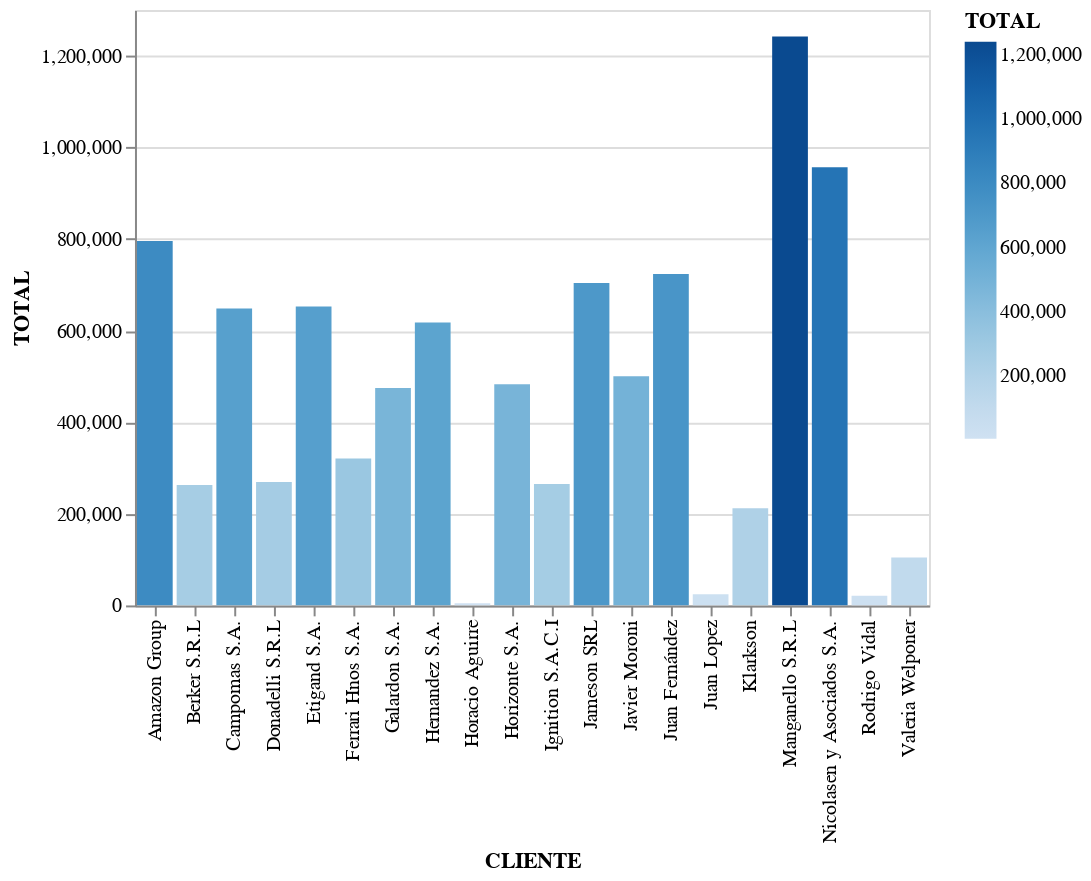

The notebook cell saved with this chart:
### Markdown cell above
#### Análisis de ventas por "CLIENTE"

### Code cell
alt.Chart(clientes_pesos).mark_bar().encode(
  x="CLIENTE",
  y="TOTAL",
  color="TOTAL",).interactive()

### Figure 1 — Vega-Lite specification as saved in the notebook (floating-point values rounded to 4 significant figures)
{"config": {"view": {"continuousWidth": 400, "continuousHeight": 300}}, "data": {"name": "data-ec333c89ac58ce791a6d849c65f75e3c"}, "mark": "bar", "encoding": {"color": {"type": "quantitative", "field": "TOTAL"}, "x": {"type": "nominal", "field": "CLIENTE"}, "y": {"type": "quantitative", "field": "TOTAL"}}, "selection": {"selector001": {"type": "interval", "bind": "scales", "encodings": ["x", "y"]}}, "$schema": "https://vega.github.io/schema/vega-lite/v4.8.1.json", "datasets": {"data-ec333c89ac58ce791a6d849c65f75e3c": [{"CLIENTE": "Amazon Group", "CANTIDAD": 85, "PRECIO": 337600.0, "TOTAL": 795800.0, "IMPUESTOS": 167100.0}, {"CLIENTE": "Berker S.R.L", "CANTIDAD": 91, "PRECIO": 36460.0, "TOTAL": 262700.0, "IMPUESTOS": 55170.0}, {"CLIENTE": "Campomas S.A.", "CANTIDAD": 49, "PRECIO": 151200.0, "TOTAL": 648300.0, "IMPUESTOS": 136100.0}, {"CLIENTE": "Donadelli S.R.L", "CANTIDAD": 6, "PRECIO": 269200.0, "TOTAL": 269200.0, "IMPUESTOS": 56530.0}, {"CLIENTE": "Etigand S.A.", "CANTIDAD": 81, "PRECIO": 234600.0, "TOTAL": 652400.0, "IMPUESTOS": 137000.0}, {"CLIENTE": "Ferrari Hnos S.A.", "CANTIDAD": 104, "PRECIO": 32550.0, "TOTAL": 320800.0, "IMPUESTOS": 67360.0}, {"CLIENTE": "Galardon S.A.", "CANTIDAD": 41, "PRECIO": 187700.0, "TOTAL": 474700.0, "IMPUESTOS": 99690.0}, {"CLIENTE": "Hernandez S.A.", "CANTIDAD": 77, "PRECIO": 368000.0, "TOTAL": 617600.0, "IMPUESTOS": 129700.0}, {"CLIENTE": "Horacio Aguirre", "CANTIDAD": 1, "PRECIO": 5000.0, "TOTAL": 5000.0, "IMPUESTOS": 1050.0}, {"CLIENTE": "Horizonte S.A.", "CANTIDAD": 34, "PRECIO": 257100.0, "TOTAL": 482800.0, "IMPUESTOS": 101400.0}, {"CLIENTE": "Ignition S.A.C.I", "CANTIDAD": 25, "PRECIO": 175300.0, "TOTAL": 265300.0, "IMPUESTOS": 55710.0}, {"CLIENTE": "Jameson SRL", "CANTIDAD": 46, "PRECIO": 247500.0, "TOTAL": 703600.0, "IMPUESTOS": 147800.0}, {"CLIENTE": "Javier Moroni", "CANTIDAD": 101, "PRECIO": 450500.0, "TOTAL": 500100.0, "IMPUESTOS": 105000.0}, {"CLIENTE": "Juan Fernández", "CANTIDAD": 48, "PRECIO": 54240.0, "TOTAL": 723500.0, "IMPUESTOS": 151900.0}, {"CLIENTE": "Juan Lopez", "CANTIDAD": 8, "PRECIO": 17730.0, "TOTAL": 24170.0, "IMPUESTOS": 5076.0}, {"CLIENTE": "Klarkson", "CANTIDAD": 105, "PRECIO": 108100.0, "TOTAL": 211900.0, "IMPUESTOS": 44510.0}, {"CLIENTE": "Manganello S.R.L", "CANTIDAD": 109, "PRECIO": 516100.0, "TOTAL": 1242000.0, "IMPUESTOS": 260800.0}, {"CLIENTE": "Nicolasen y Asociados S.A.", "CANTIDAD": 140, "PRECIO": 319000.0, "TOTAL": 956800.0, "IMPUESTOS": 200900.0}, {"CLIENTE": "Rodrigo Vidal", "CANTIDAD": 13, "PRECIO": 10990.0, "TOTAL": 21050.0, "IMPUESTOS": 4421.0}, {"CLIENTE": "Valeria Welponer", "CANTIDAD": 5, "PRECIO": 37900.0, "TOTAL": 104800.0, "IMPUESTOS": 22020.0}]}}
